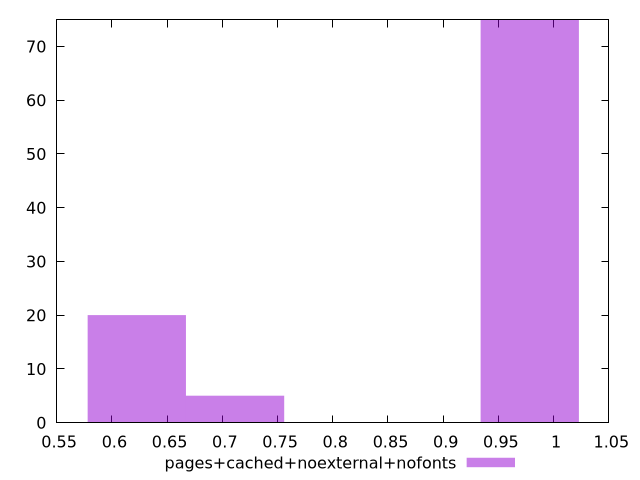

Source code (gnuplot):
$_pagesCachedNoexternalNofonts <<EOF
0.9783515566697945 75
0.7115284048507596 5
0.6225873542444147 20
EOF
set key outside below
set terminal pngcairo
set output "report_00006_2020-11-02T20-21-41.718Z/render-blocking-resources/pages+cached+noexternal+nofonts//hist.png"
set yrange [0:75]
set boxwidth 0.08894105060634495
set style fill transparent solid 0.5 noborder
plot $_pagesCachedNoexternalNofonts title "pages+cached+noexternal+nofonts" with boxes ,
